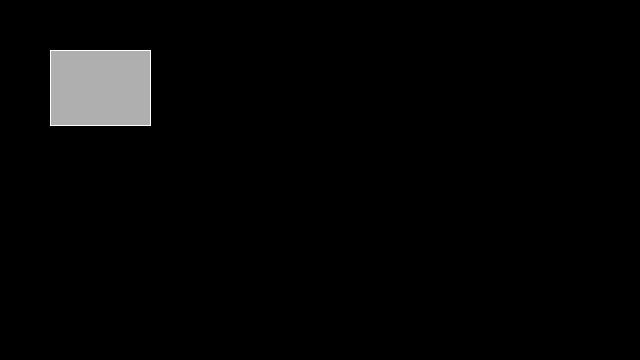
Frame 1 (no input)
Frame 60 (the mouse pressed at the canvas centre just before this capture): identical to frame 1, image omitted
Frame 120 (the mouse held since frame 60 and released just before this capture): identical to frame 1, image omitted

The Processing sketch that drew this single still picture (run headless with seeded random() and noise(); from frame 60 on, the mouse is pressed at the canvas centre):

// Processing sketch: example_5_4_holdbutton
// ── example_5_4_holdbutton.pde
// Learning Processing
// Daniel Shiffman
// http://www.learningprocessing.com

// Example 5-4: Hold down the button
boolean button = false;

int x = 50;
int y = 50;
int w = 100;
int h = 75;

void setup() {
  size(640,360); 
}

void draw() {
  // The button is pressed if (mouseX,mouseY) is inside the rectangle and mousePressed is true.
  if (mouseX > x && mouseX < x+w && mouseY > y && mouseY < y+h && mousePressed) {
    button = true; 
  } else {
    button = false;
  }

 if (button) {
    background(255);
    stroke(0);
  } else {
    background(0);
    stroke(255);
  }
  
  fill(175);
  rect(x,y,w,h);
}
